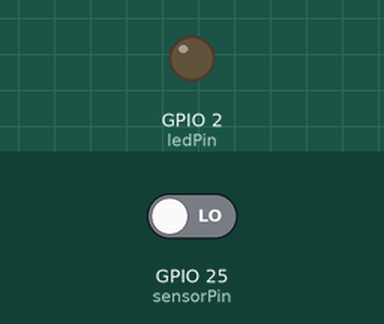
Simulated run of this sketch. Board: ESP32. On the bench: output pins drawn as LEDs (lit = HIGH). The inputs (shaded band) are chosen by the test bench; at power-on: GPIO 25 (sensorPin) LOW. What the sketch prints to the serial monitor is not drawn.

Above: at 1.2 s.
1.3 s: GPIO 25 (sensorPin) driven HIGH
At 2.3 s:
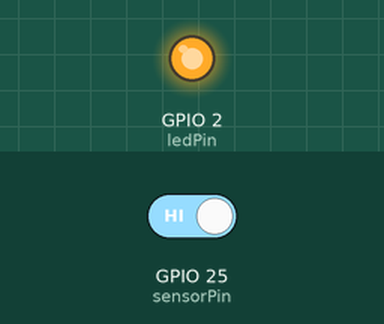
2.8 s: GPIO 25 (sensorPin) driven LOW
At 3.6 s:
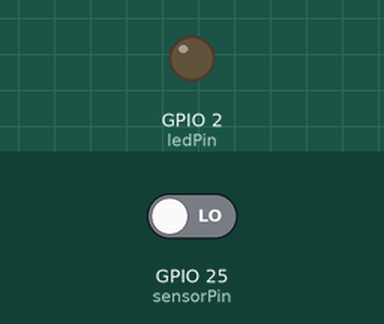
Timing chart, 0 to 5.8 s (numbered marks = the images above; inputs shaded):
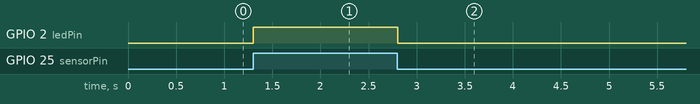

The sketch:

Vibration_Sensor_ESP32.ino
```cpp
// Define pins
const int sensorPin = 25;  // DO pin from vibration sensor
const int ledPin = 2;      // Onboard LED pin (you can change to another if you like)

void setup() {
  Serial.begin(115200);

  // Configure pins
  pinMode(sensorPin, INPUT);
  pinMode(ledPin, OUTPUT);

  Serial.println("Vibration sensor test started...");
}

void loop() {
  // Read sensor output (HIGH = vibration detected)
  bool vibrationDetected = digitalRead(sensorPin);

  if (vibrationDetected) {
    Serial.println("💥 Vibration detected!");
    digitalWrite(ledPin, HIGH);  // Turn LED ON
  } else {
    Serial.println("No vibration detected.");
    digitalWrite(ledPin, LOW);   // Turn LED OFF
  }

  delay(100); // Small delay to prevent flooding serial output
}
```

Measured:
- after the input at 1.3 s, GPIO 2 (ledPin): LOW → HIGH at once
- after the input at 2.8 s, GPIO 2 (ledPin): HIGH → LOW at once
